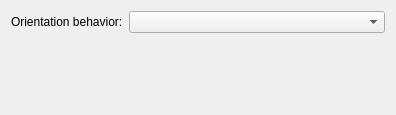
<?xml version="1.0" encoding="UTF-8"?>
<ui version="4.0">
 <class>MobileAppWizardGenericOptionsPage</class>
 <widget class="QWizardPage" name="MobileAppWizardGenericOptionsPage">
  <property name="geometry">
   <rect>
    <x>0</x>
    <y>0</y>
    <width>396</width>
    <height>115</height>
   </rect>
  </property>
  <property name="windowTitle">
   <string>WizardPage</string>
  </property>
  <layout class="QVBoxLayout" name="verticalLayout">
   <item>
    <layout class="QHBoxLayout" name="horizontalLayout">
     <item>
      <widget class="QLabel" name="orientationBehaviorLabel">
       <property name="sizePolicy">
        <sizepolicy hsizetype="Maximum" vsizetype="Preferred">
         <horstretch>0</horstretch>
         <verstretch>0</verstretch>
        </sizepolicy>
       </property>
       <property name="text">
        <string>Orientation behavior:</string>
       </property>
       <property name="buddy">
        <cstring>orientationBehaviorComboBox</cstring>
       </property>
      </widget>
     </item>
     <item>
      <widget class="QComboBox" name="orientationBehaviorComboBox"/>
     </item>
    </layout>
   </item>
   <item>
    <spacer name="verticalSpacer">
     <property name="orientation">
      <enum>Qt::Vertical</enum>
     </property>
     <property name="sizeHint" stdset="0">
      <size>
       <width>20</width>
       <height>66</height>
      </size>
     </property>
    </spacer>
   </item>
  </layout>
 </widget>
 <resources/>
 <connections/>
</ui>
